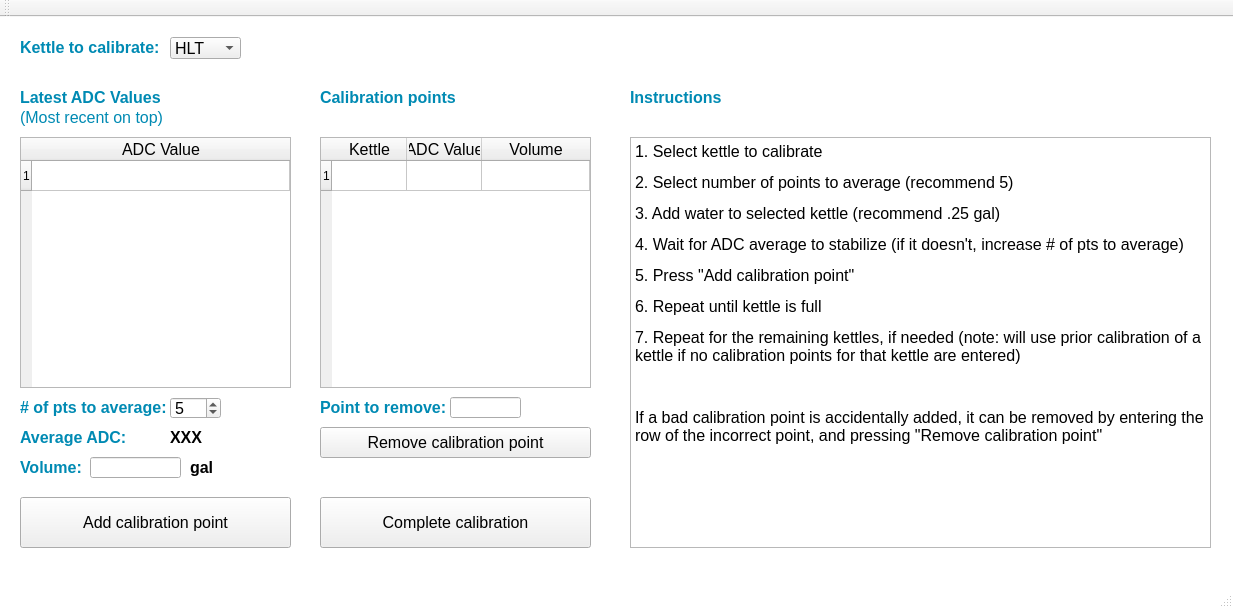
<?xml version="1.0" encoding="UTF-8"?>
<ui version="4.0">
 <class>VolumeCalibrationDialog</class>
 <widget class="QMainWindow" name="VolumeCalibrationDialog">
  <property name="geometry">
   <rect>
    <x>0</x>
    <y>0</y>
    <width>1233</width>
    <height>608</height>
   </rect>
  </property>
  <property name="font">
   <font>
    <family>Arial</family>
    <pointsize>12</pointsize>
   </font>
  </property>
  <property name="windowTitle">
   <string>Calibrating volumes</string>
  </property>
  <property name="styleSheet">
   <string notr="true">QMainWindow {
background: white;
}</string>
  </property>
  <widget class="QWidget" name="centralWidget">
   <widget class="QLabel" name="label_20">
    <property name="geometry">
     <rect>
      <x>320</x>
      <y>70</y>
      <width>141</width>
      <height>21</height>
     </rect>
    </property>
    <property name="font">
     <font>
      <family>Arial</family>
      <pointsize>12</pointsize>
      <weight>75</weight>
      <italic>false</italic>
      <bold>true</bold>
     </font>
    </property>
    <property name="styleSheet">
     <string notr="true">color: rgb(0, 138, 179)</string>
    </property>
    <property name="text">
     <string>Calibration points</string>
    </property>
   </widget>
   <widget class="QTableWidget" name="Calibration_Points">
    <property name="geometry">
     <rect>
      <x>320</x>
      <y>120</y>
      <width>271</width>
      <height>251</height>
     </rect>
    </property>
    <property name="font">
     <font>
      <family>Arial</family>
      <pointsize>12</pointsize>
     </font>
    </property>
    <property name="rowCount">
     <number>1</number>
    </property>
    <property name="columnCount">
     <number>3</number>
    </property>
    <attribute name="horizontalHeaderCascadingSectionResizes">
     <bool>false</bool>
    </attribute>
    <attribute name="horizontalHeaderDefaultSectionSize">
     <number>75</number>
    </attribute>
    <attribute name="horizontalHeaderMinimumSectionSize">
     <number>10</number>
    </attribute>
    <attribute name="horizontalHeaderStretchLastSection">
     <bool>true</bool>
    </attribute>
    <attribute name="verticalHeaderMinimumSectionSize">
     <number>23</number>
    </attribute>
    <row/>
    <column>
     <property name="text">
      <string>Kettle</string>
     </property>
     <property name="font">
      <font>
       <family>Arial</family>
       <pointsize>12</pointsize>
      </font>
     </property>
    </column>
    <column>
     <property name="text">
      <string>ADC Value</string>
     </property>
     <property name="font">
      <font>
       <family>Arial</family>
       <pointsize>12</pointsize>
      </font>
     </property>
    </column>
    <column>
     <property name="text">
      <string>Volume</string>
     </property>
     <property name="font">
      <font>
       <family>Arial</family>
       <pointsize>12</pointsize>
      </font>
     </property>
    </column>
   </widget>
   <widget class="QTableWidget" name="ADC_Values">
    <property name="geometry">
     <rect>
      <x>20</x>
      <y>120</y>
      <width>271</width>
      <height>251</height>
     </rect>
    </property>
    <property name="font">
     <font>
      <family>Arial</family>
      <pointsize>12</pointsize>
     </font>
    </property>
    <property name="rowCount">
     <number>1</number>
    </property>
    <property name="columnCount">
     <number>1</number>
    </property>
    <attribute name="horizontalHeaderCascadingSectionResizes">
     <bool>false</bool>
    </attribute>
    <attribute name="horizontalHeaderMinimumSectionSize">
     <number>10</number>
    </attribute>
    <attribute name="horizontalHeaderStretchLastSection">
     <bool>true</bool>
    </attribute>
    <attribute name="verticalHeaderDefaultSectionSize">
     <number>30</number>
    </attribute>
    <attribute name="verticalHeaderMinimumSectionSize">
     <number>23</number>
    </attribute>
    <row/>
    <column>
     <property name="text">
      <string>ADC Value</string>
     </property>
     <property name="font">
      <font>
       <family>Arial</family>
       <pointsize>12</pointsize>
      </font>
     </property>
    </column>
   </widget>
   <widget class="QLabel" name="label_19">
    <property name="geometry">
     <rect>
      <x>20</x>
      <y>70</y>
      <width>161</width>
      <height>21</height>
     </rect>
    </property>
    <property name="font">
     <font>
      <family>Arial</family>
      <pointsize>12</pointsize>
      <weight>75</weight>
      <italic>false</italic>
      <bold>true</bold>
     </font>
    </property>
    <property name="styleSheet">
     <string notr="true">color: rgb(0, 138, 179)</string>
    </property>
    <property name="text">
     <string>Latest ADC Values</string>
    </property>
   </widget>
   <widget class="QPushButton" name="Add_Point">
    <property name="geometry">
     <rect>
      <x>20</x>
      <y>480</y>
      <width>271</width>
      <height>51</height>
     </rect>
    </property>
    <property name="font">
     <font>
      <family>Arial</family>
      <pointsize>12</pointsize>
     </font>
    </property>
    <property name="text">
     <string>Add calibration point</string>
    </property>
   </widget>
   <widget class="QLabel" name="label_21">
    <property name="geometry">
     <rect>
      <x>20</x>
      <y>90</y>
      <width>161</width>
      <height>21</height>
     </rect>
    </property>
    <property name="font">
     <font>
      <family>Arial</family>
      <pointsize>12</pointsize>
      <weight>50</weight>
      <italic>false</italic>
      <bold>false</bold>
     </font>
    </property>
    <property name="styleSheet">
     <string notr="true">color: rgb(0, 138, 179)</string>
    </property>
    <property name="text">
     <string>(Most recent on top)</string>
    </property>
   </widget>
   <widget class="QLabel" name="label_22">
    <property name="geometry">
     <rect>
      <x>20</x>
      <y>410</y>
      <width>111</width>
      <height>21</height>
     </rect>
    </property>
    <property name="font">
     <font>
      <family>Arial</family>
      <pointsize>12</pointsize>
      <weight>75</weight>
      <italic>false</italic>
      <bold>true</bold>
     </font>
    </property>
    <property name="styleSheet">
     <string notr="true">color: rgb(0, 138, 179)</string>
    </property>
    <property name="text">
     <string>Average ADC:</string>
    </property>
   </widget>
   <widget class="QLabel" name="Average_ADC">
    <property name="geometry">
     <rect>
      <x>170</x>
      <y>410</y>
      <width>91</width>
      <height>21</height>
     </rect>
    </property>
    <property name="font">
     <font>
      <family>Arial</family>
      <pointsize>12</pointsize>
      <weight>75</weight>
      <italic>false</italic>
      <bold>true</bold>
     </font>
    </property>
    <property name="styleSheet">
     <string notr="true"/>
    </property>
    <property name="text">
     <string>XXX</string>
    </property>
   </widget>
   <widget class="QLabel" name="label_24">
    <property name="geometry">
     <rect>
      <x>20</x>
      <y>380</y>
      <width>151</width>
      <height>21</height>
     </rect>
    </property>
    <property name="font">
     <font>
      <family>Arial</family>
      <pointsize>12</pointsize>
      <weight>75</weight>
      <italic>false</italic>
      <bold>true</bold>
     </font>
    </property>
    <property name="styleSheet">
     <string notr="true">color: rgb(0, 138, 179)</string>
    </property>
    <property name="text">
     <string># of pts to average:</string>
    </property>
   </widget>
   <widget class="QSpinBox" name="Num_Pts">
    <property name="geometry">
     <rect>
      <x>170</x>
      <y>380</y>
      <width>51</width>
      <height>22</height>
     </rect>
    </property>
    <property name="font">
     <font>
      <family>Arial</family>
      <pointsize>12</pointsize>
     </font>
    </property>
    <property name="minimum">
     <number>1</number>
    </property>
    <property name="value">
     <number>5</number>
    </property>
   </widget>
   <widget class="QPushButton" name="Complete_Calibration">
    <property name="geometry">
     <rect>
      <x>320</x>
      <y>480</y>
      <width>271</width>
      <height>51</height>
     </rect>
    </property>
    <property name="font">
     <font>
      <family>Arial</family>
      <pointsize>12</pointsize>
     </font>
    </property>
    <property name="text">
     <string>Complete calibration</string>
    </property>
   </widget>
   <widget class="QLabel" name="label_25">
    <property name="geometry">
     <rect>
      <x>20</x>
      <y>440</y>
      <width>81</width>
      <height>21</height>
     </rect>
    </property>
    <property name="font">
     <font>
      <family>Arial</family>
      <pointsize>12</pointsize>
      <weight>75</weight>
      <italic>false</italic>
      <bold>true</bold>
     </font>
    </property>
    <property name="styleSheet">
     <string notr="true">color: rgb(0, 138, 179)</string>
    </property>
    <property name="text">
     <string>Volume:</string>
    </property>
   </widget>
   <widget class="QLineEdit" name="Volume">
    <property name="geometry">
     <rect>
      <x>90</x>
      <y>440</y>
      <width>91</width>
      <height>21</height>
     </rect>
    </property>
    <property name="font">
     <font>
      <family>Arial</family>
      <pointsize>12</pointsize>
     </font>
    </property>
   </widget>
   <widget class="QLabel" name="label_26">
    <property name="geometry">
     <rect>
      <x>190</x>
      <y>440</y>
      <width>81</width>
      <height>21</height>
     </rect>
    </property>
    <property name="font">
     <font>
      <family>Arial</family>
      <pointsize>12</pointsize>
      <weight>75</weight>
      <italic>false</italic>
      <bold>true</bold>
     </font>
    </property>
    <property name="styleSheet">
     <string notr="true"/>
    </property>
    <property name="text">
     <string>gal</string>
    </property>
   </widget>
   <widget class="QLineEdit" name="Pt_To_Remove">
    <property name="geometry">
     <rect>
      <x>450</x>
      <y>380</y>
      <width>71</width>
      <height>21</height>
     </rect>
    </property>
    <property name="font">
     <font>
      <family>Arial</family>
      <pointsize>12</pointsize>
     </font>
    </property>
   </widget>
   <widget class="QLabel" name="label_27">
    <property name="geometry">
     <rect>
      <x>320</x>
      <y>380</y>
      <width>131</width>
      <height>21</height>
     </rect>
    </property>
    <property name="font">
     <font>
      <family>Arial</family>
      <pointsize>12</pointsize>
      <weight>75</weight>
      <italic>false</italic>
      <bold>true</bold>
     </font>
    </property>
    <property name="styleSheet">
     <string notr="true">color: rgb(0, 138, 179)</string>
    </property>
    <property name="text">
     <string>Point to remove:</string>
    </property>
   </widget>
   <widget class="QPushButton" name="Remove_Point">
    <property name="geometry">
     <rect>
      <x>320</x>
      <y>410</y>
      <width>271</width>
      <height>31</height>
     </rect>
    </property>
    <property name="font">
     <font>
      <family>Arial</family>
      <pointsize>12</pointsize>
     </font>
    </property>
    <property name="text">
     <string>Remove calibration point</string>
    </property>
   </widget>
   <widget class="QLabel" name="label_23">
    <property name="geometry">
     <rect>
      <x>20</x>
      <y>20</y>
      <width>161</width>
      <height>21</height>
     </rect>
    </property>
    <property name="font">
     <font>
      <family>Arial</family>
      <pointsize>12</pointsize>
      <weight>75</weight>
      <italic>false</italic>
      <bold>true</bold>
     </font>
    </property>
    <property name="styleSheet">
     <string notr="true">color: rgb(0, 138, 179)</string>
    </property>
    <property name="text">
     <string>Kettle to calibrate:</string>
    </property>
   </widget>
   <widget class="QComboBox" name="Kettle">
    <property name="geometry">
     <rect>
      <x>170</x>
      <y>20</y>
      <width>71</width>
      <height>22</height>
     </rect>
    </property>
    <property name="font">
     <font>
      <family>Arial</family>
      <pointsize>12</pointsize>
     </font>
    </property>
    <item>
     <property name="text">
      <string>HLT</string>
     </property>
    </item>
    <item>
     <property name="text">
      <string>MLT</string>
     </property>
    </item>
    <item>
     <property name="text">
      <string>BLK</string>
     </property>
    </item>
   </widget>
   <widget class="QTextBrowser" name="textBrowser">
    <property name="geometry">
     <rect>
      <x>630</x>
      <y>120</y>
      <width>581</width>
      <height>411</height>
     </rect>
    </property>
    <property name="font">
     <font>
      <family>Arial</family>
      <pointsize>12</pointsize>
     </font>
    </property>
    <property name="html">
     <string>&lt;!DOCTYPE HTML PUBLIC &quot;-//W3C//DTD HTML 4.0//EN&quot; &quot;http://www.w3.org/TR/REC-html40/strict.dtd&quot;&gt;
&lt;html&gt;&lt;head&gt;&lt;meta name=&quot;qrichtext&quot; content=&quot;1&quot; /&gt;&lt;style type=&quot;text/css&quot;&gt;
p, li { white-space: pre-wrap; }
&lt;/style&gt;&lt;/head&gt;&lt;body style=&quot; font-family:'Arial'; font-size:12pt; font-weight:400; font-style:normal;&quot;&gt;
&lt;p style=&quot; margin-top:12px; margin-bottom:12px; margin-left:0px; margin-right:0px; -qt-block-indent:0; text-indent:0px;&quot;&gt;&lt;span style=&quot; font-family:'MS Shell Dlg 2';&quot;&gt;1. Select kettle to calibrate&lt;/span&gt;&lt;/p&gt;
&lt;p style=&quot; margin-top:12px; margin-bottom:12px; margin-left:0px; margin-right:0px; -qt-block-indent:0; text-indent:0px;&quot;&gt;&lt;span style=&quot; font-family:'MS Shell Dlg 2';&quot;&gt;2. Select number of points to average (recommend 5)&lt;/span&gt;&lt;/p&gt;
&lt;p style=&quot; margin-top:12px; margin-bottom:12px; margin-left:0px; margin-right:0px; -qt-block-indent:0; text-indent:0px;&quot;&gt;&lt;span style=&quot; font-family:'MS Shell Dlg 2';&quot;&gt;3. Add water to selected kettle (recommend .25 gal)&lt;/span&gt;&lt;/p&gt;
&lt;p style=&quot; margin-top:12px; margin-bottom:12px; margin-left:0px; margin-right:0px; -qt-block-indent:0; text-indent:0px;&quot;&gt;&lt;span style=&quot; font-family:'MS Shell Dlg 2';&quot;&gt;4. Wait for ADC average to stabilize (if it doesn't, increase # of pts to average)&lt;/span&gt;&lt;/p&gt;
&lt;p style=&quot; margin-top:12px; margin-bottom:12px; margin-left:0px; margin-right:0px; -qt-block-indent:0; text-indent:0px;&quot;&gt;&lt;span style=&quot; font-family:'MS Shell Dlg 2';&quot;&gt;5. Press &amp;quot;Add calibration point&amp;quot;&lt;/span&gt;&lt;/p&gt;
&lt;p style=&quot; margin-top:12px; margin-bottom:12px; margin-left:0px; margin-right:0px; -qt-block-indent:0; text-indent:0px;&quot;&gt;&lt;span style=&quot; font-family:'MS Shell Dlg 2';&quot;&gt;6. Repeat until kettle is full&lt;/span&gt;&lt;/p&gt;
&lt;p style=&quot; margin-top:12px; margin-bottom:12px; margin-left:0px; margin-right:0px; -qt-block-indent:0; text-indent:0px;&quot;&gt;&lt;span style=&quot; font-family:'MS Shell Dlg 2';&quot;&gt;7. Repeat for the remaining kettles, if needed (note: will use prior calibration of a kettle if no calibration points for that kettle are entered)&lt;/span&gt;&lt;/p&gt;
&lt;p style=&quot;-qt-paragraph-type:empty; margin-top:12px; margin-bottom:12px; margin-left:0px; margin-right:0px; -qt-block-indent:0; text-indent:0px;&quot;&gt;&lt;br /&gt;&lt;/p&gt;
&lt;p style=&quot; margin-top:12px; margin-bottom:12px; margin-left:0px; margin-right:0px; -qt-block-indent:0; text-indent:0px;&quot;&gt;&lt;span style=&quot; font-family:'MS Shell Dlg 2';&quot;&gt;If a bad calibration point is accidentally added, it can be removed by entering the row of the incorrect point, and pressing &amp;quot;Remove calibration point&amp;quot;&lt;/span&gt;&lt;/p&gt;&lt;/body&gt;&lt;/html&gt;</string>
    </property>
   </widget>
   <widget class="QLabel" name="label_28">
    <property name="geometry">
     <rect>
      <x>630</x>
      <y>70</y>
      <width>141</width>
      <height>21</height>
     </rect>
    </property>
    <property name="font">
     <font>
      <family>Arial</family>
      <pointsize>12</pointsize>
      <weight>75</weight>
      <italic>false</italic>
      <bold>true</bold>
     </font>
    </property>
    <property name="styleSheet">
     <string notr="true">color: rgb(0, 138, 179)</string>
    </property>
    <property name="text">
     <string>Instructions</string>
    </property>
   </widget>
  </widget>
  <widget class="QMenuBar" name="menuBar">
   <property name="geometry">
    <rect>
     <x>0</x>
     <y>0</y>
     <width>1233</width>
     <height>21</height>
    </rect>
   </property>
  </widget>
  <widget class="QToolBar" name="mainToolBar">
   <attribute name="toolBarArea">
    <enum>TopToolBarArea</enum>
   </attribute>
   <attribute name="toolBarBreak">
    <bool>false</bool>
   </attribute>
  </widget>
  <widget class="QStatusBar" name="statusBar"/>
 </widget>
 <layoutdefault spacing="6" margin="11"/>
 <resources/>
 <connections/>
</ui>
